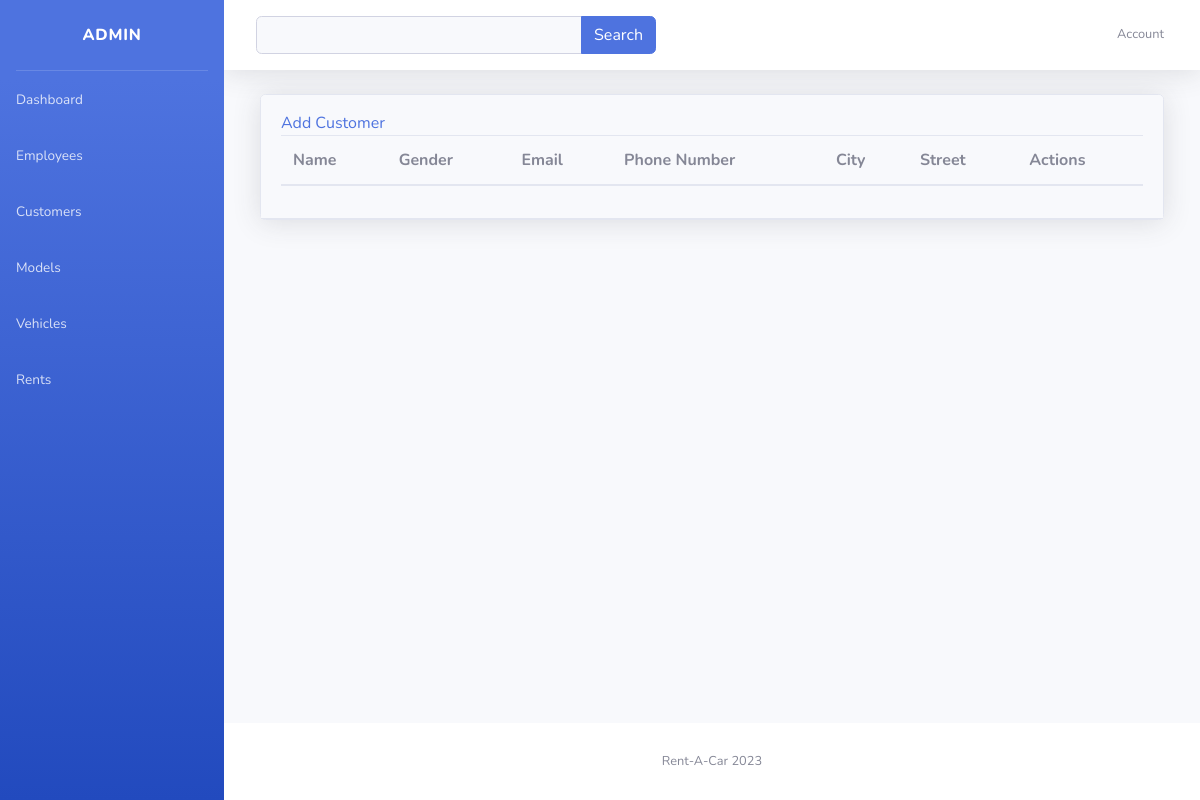
/customer_view, run on an earlier commit of the app's database.
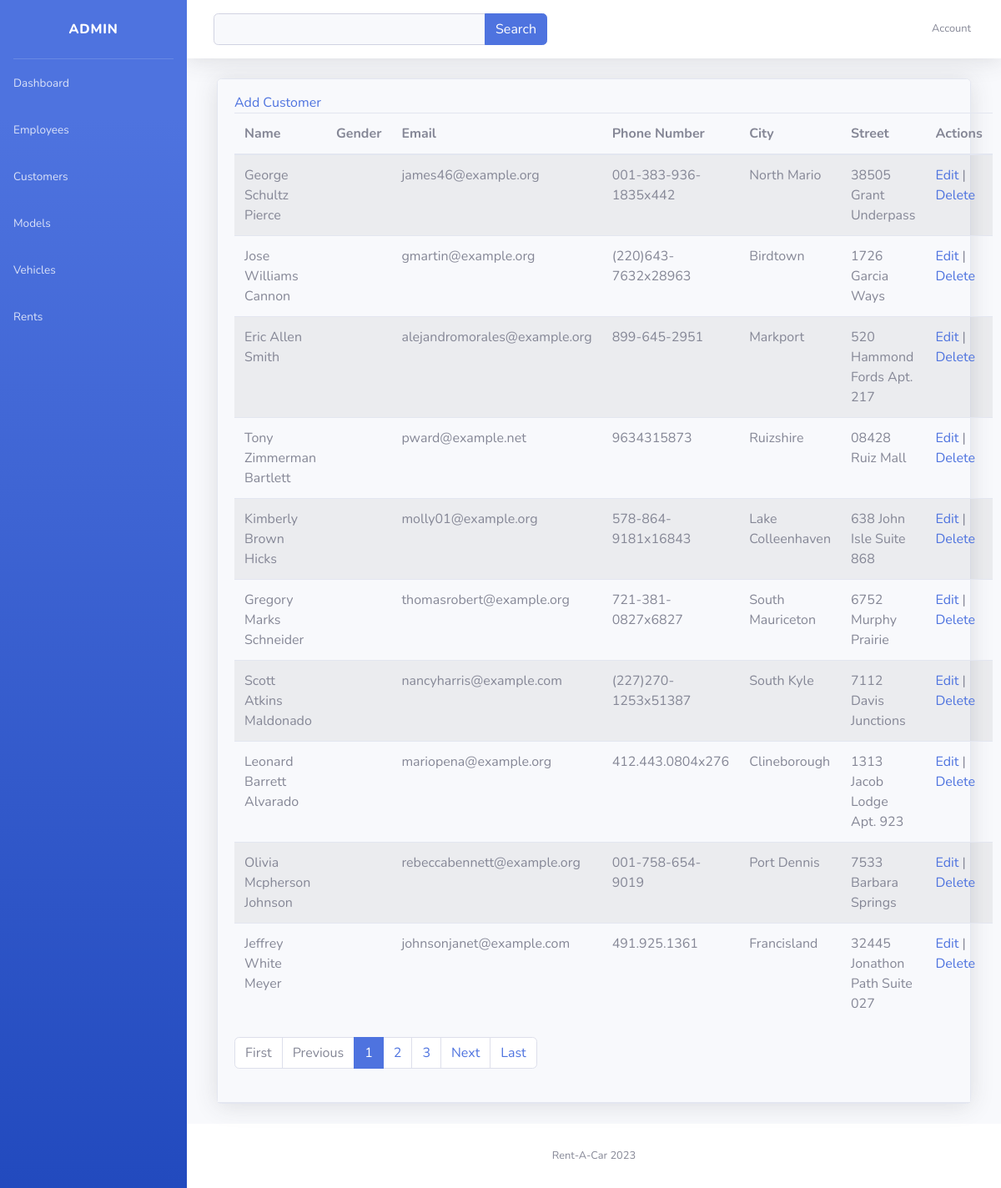
And on a later commit of the database.
### BootStrapAdmin/models.py (models this page shows, shortened)
class BaseModel(models.Model):
    created_at = models.DateTimeField(
        auto_now_add=True, db_index=True
    )
    updated_at = models.DateTimeField(auto_now=True)
    class Meta:
        abstract = True

class Customer(BaseModel): # Related to Rent Table
    GENDER_CHOICES = (
        ('Male','Male'),
        ('Female','Female'),
        ('Others','Others')
    )
    first_name = models.CharField(max_length=100, null=False, blank=False)
    middle_name = models.CharField(max_length=100, null=True, blank=True)
    last_name = models.CharField(max_length=100, null=False, blank=False)
    gender = models.CharField(max_length = 100, null=False, blank=False, choices=GENDER_CHOICES)
    email_address = models.CharField(max_length = 100, null=False, blank=False)
    phone_number = models.CharField(max_length=100, null=False, blank=False)
    street = models.CharField(max_length=100, null=False, blank=False)
    city = models.CharField(max_length=100, null=False, blank=False)

### BootStrapAdmin/views.py (the view)
# urls.py: path('customer_view', CustomerView.as_view(), name='customer-view'),
class CustomerView(ListView):
    model = Customer
    context_object_name = 'customer'
    template_name = 'customers.html'
    paginate_by = 10
    def get_context_data(self, **kwargs):
        context = super().get_context_data(**kwargs)
        return context

### BootStrapAdmin/templates/customers.html
{% extends 'Index.html' %}
{% load static %}
{% block content %}
    <a href="{% url 'customer-add' %}" class="add-btn">Add Customer</a>
    <table class="table table-hover table-striped">
        <thead>
            <tr>
                <th>Name</th>
                <th>Gender</th>
                <th>Email</th>
                <th>Phone Number</th>
                <th>City</th>
                <th>Street</th>
                <th>Actions</th>
            </tr>
        </thead>
        <tbody>
            {% for x in customer %}
            <tr>
                <td>{{ x.first_name }} {{ x.middle_name }} {{ x.last_name }}</td>
                <td>{{ x.gender }}</td>
                <td>{{ x.email_address }}</td>
                <td>{{ x.phone_number }}</td>
                <td>{{ x.city }}</td>
                <td>{{ x.street }}</td>
                <td>
                    <a href="customer_view/{{ x.id }}">Edit</a> |
                    <a href="customer_view/{{ x.id }}/delete" >Delete</a>
                </td>
            </tr>
            {% endfor %}
        </tbody>
    </table>
    {% include 'includes/pagination.html' %}
{% endblock %}

### BootStrapAdmin/templates/Index.html (shortened to what this page needs)
{% load static %}
<!DOCTYPE html>
<html lang="en">
<head>
    <link href="{% static 'css/all.min.css' %}" rel="stylesheet" type="text/css">
    <link href="{% static 'css/sb-admin-2.min.css' %}" rel="stylesheet">
</head>
<body id="page-top">
    <div id="wrapper">
        {% include 'includes/sidebar.html' %}
        <div id="content-wrapper" class="d-flex flex-column">
            <div id="content">
                {% include 'includes/topbar.html' %}
                <div class="container-fluid">
                    <div class="col-xl-12 col-lg-12">
                        <div class="card shadow mb-4">
                            <div class="card-header py-3 ">
                                {% block content %}{% endblock %}
                            </div>
                        </div>
                    </div>
                </div>
            </div>
            {% include 'includes/footer.html' %}
        </div>
    </div>
</body>
</html>

### BootStrapAdmin/templates/includes/sidebar.html
{% load static %}
<ul class="navbar-nav bg-gradient-primary sidebar sidebar-dark accordion" id="accordionSidebar">
    <a class="sidebar-brand d-flex align-items-center justify-content-center" href="{% url 'index' %}">
        <div class="sidebar-brand-text mx-3">Admin</div>
    </a>
    <hr class="sidebar-divider my-0">
    <li class="nav-item">
        <a class="nav-link" href="{% url 'index' %}">
            <span>Dashboard</span></a>
    </li>
    <li class="nav-item">
        <a class="nav-link" href="{% url 'employee-view' %}">
            <span>Employees</span></a>
    </li>
    <li class="nav-item">
        <a class="nav-link" href="{% url 'customer-view' %}">
            <span>Customers</span></a>
    </li>
    <li class="nav-item">
        <a class="nav-link" href="{% url 'model-view' %}">
            <span>Models</span></a>
    </li>
    <li class="nav-item">
        <a class="nav-link" href="{% url 'vehicle-view' %}">
            <span>Vehicles</span></a>
    </li>
    <li class="nav-item">
        <a class="nav-link" href="{% url 'rent-view' %}">
            <span>Rents</span></a>
    </li>
</ul>

### BootStrapAdmin/templates/includes/topbar.html (shortened to what this page needs)
<nav class="navbar navbar-expand navbar-light bg-white topbar mb-4 static-top shadow">
    <form
        class="d-none d-sm-inline-block form-inline mr-auto ml-md-3 my-2 my-md-0 mw-100 navbar-search">
        <div class="input-group">
            <input type="text" class="form-control bg-light border-3 small"
                aria-label="Search" aria-describedby="basic-addon2">
            <div class="input-group-append">
                <button class="btn btn-primary" type="button">
                    Search
                </button>
            </div>
        </div>
    </form>
    <ul class="navbar-nav ml-auto">
        <li class="nav-item dropdown no-arrow">
            <a class="nav-link dropdown-toggle" href="#" id="userDropdown" role="button"
                data-toggle="dropdown" aria-haspopup="true" aria-expanded="false">
                <span class="mr-2 d-none d-lg-inline text-gray-600 small">Account</span>
            </a>
        </li>
    </ul>
</nav>

### BootStrapAdmin/templates/includes/pagination.html (shortened to what this page needs)
{% if is_paginated %}
  <nav aria-label="Topics pagination" class="mb-4">
    <ul class="pagination">
      {% if page_obj.number > 1 %}
        <li class="page-item">
          <a class="page-link" href="?page=1">First</a>
        </li>
      {% else %}
        <li class="page-item disabled">
          <span class="page-link">First</span>
        </li>
      {% endif %}
      {% if page_obj.has_previous %}
        <li class="page-item">
          <a class="page-link" href="?page={{ page_obj.previous_page_number }}">Previous</a>
        </li>
      {% else %}
        <li class="page-item disabled">
          <span class="page-link">Previous</span>
        </li>
      {% endif %}
      {% for page_num in paginator.page_range %}
        {% if page_obj.number == page_num %}
          <li class="page-item active">
            <span class="page-link">
              {{ page_num }}
            </span>
          </li>
        {% elif page_num > page_obj.number|add:'-3' and page_num < page_obj.number|add:'3' %}
          <li class="page-item">
            <a class="page-link" href="?page={{ page_num }}">{{ page_num }}</a>
          </li>
        {% endif %}
      {% endfor %}
      {% if page_obj.has_next %}
        <li class="page-item">
          <a class="page-link" href="?page={{ page_obj.next_page_number }}">Next</a>
        </li>
      {% else %}
        <li class="page-item disabled">
          <span class="page-link">Next</span>
        </li>
      {% endif %}
      {% if page_obj.number != paginator.num_pages %}
        <li class="page-item">
          <a class="page-link" href="?page={{ paginator.num_pages }}">Last</a>
        </li>
      {% else %}
        <li class="page-item disabled">
          <span class="page-link">Last</span>
        </li>
      {% endif %}
    </ul>
  </nav>
{% endif %}

### BootStrapAdmin/templates/includes/footer.html
<footer class="sticky-footer bg-white">
    <div class="container my-auto">
        <div class="copyright text-center my-auto">
            <span>Rent-A-Car 2023</span>
        </div>
    </div>
</footer>

### BootStrapAdmin/templates/includes/javascript-core.html (shortened to what this page needs)
{% load static %}

What changed in the data, as far as the page shows it:
added Customer: first_name "George", middle_name "Schultz", last_name "Pierce", email_address "james46@example.org", phone_number "001-383-936-1835x442", city "North Mario", street "38505 Grant Underpass"
added Customer: first_name "Jose", middle_name "Williams", last_name "Cannon", email_address "gmartin@example.org", phone_number "(220)643-7632x28963", city "Birdtown", street "1726 Garcia Ways"
added Customer: first_name "Eric", middle_name "Allen", last_name "Smith", email_address "alejandromorales@example.org", phone_number "899-645-2951", city "Markport", street "520 Hammond Fords Apt. 217"
added Customer: first_name "Tony", middle_name "Zimmerman", last_name "Bartlett", email_address "pward@example.net", phone_number "9634315873", city "Ruizshire", street "08428 Ruiz Mall"
added Customer: first_name "Kimberly", middle_name "Brown", last_name "Hicks", email_address "molly01@example.org", phone_number "578-864-9181x16843", city "Lake Colleenhaven", street "638 John Isle Suite 868"
added Customer: first_name "Gregory", middle_name "Marks", last_name "Schneider", email_address "thomasrobert@example.org", phone_number "721-381-0827x6827", city "South Mauriceton", street "6752 Murphy Prairie"
added Customer: first_name "Scott", middle_name "Atkins", last_name "Maldonado", email_address "nancyharris@example.com", phone_number "(227)270-1253x51387", city "South Kyle", street "7112 Davis Junctions"
added Customer: first_name "Leonard", middle_name "Barrett", last_name "Alvarado", email_address "mariopena@example.org", phone_number "412.443.0804x276", city "Clineborough", street "1313 Jacob Lodge Apt. 923"
added Customer: first_name "Olivia", middle_name "Mcpherson", last_name "Johnson", email_address "rebeccabennett@example.org", phone_number "001-758-654-9019", city "Port Dennis", street "7533 Barbara Springs"
added Customer: first_name "Jeffrey", middle_name "White", last_name "Meyer", email_address "johnsonjanet@example.com", phone_number "491.925.1361", city "Francisland", street "32445 Jonathon Path Suite 027"
Also different on the page:
text now shown: "First Previous Next Last"
new list line: "1"
new list line: "2"
new list line: "3"
